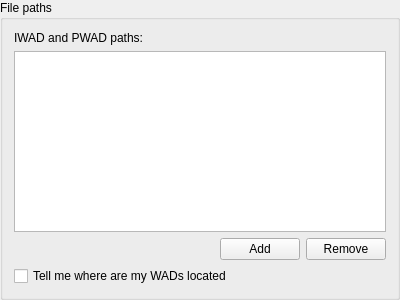
<?xml version="1.0" encoding="UTF-8"?>
<ui version="4.0">
 <class>FilePathsConfigBox</class>
 <widget class="QGroupBox" name="FilePathsConfigBox">
  <property name="geometry">
   <rect>
    <x>0</x>
    <y>0</y>
    <width>400</width>
    <height>300</height>
   </rect>
  </property>
  <property name="windowTitle">
   <string>GroupBox</string>
  </property>
  <property name="locale">
   <locale language="English" country="UnitedStates"/>
  </property>
  <property name="title">
   <string>File paths</string>
  </property>
  <layout class="QVBoxLayout" name="verticalLayout_2">
   <item>
    <widget class="QLabel" name="label">
     <property name="text">
      <string>IWAD and PWAD paths:</string>
     </property>
    </widget>
   </item>
   <item>
    <widget class="QListView" name="lstIwadAndPwadPaths">
     <property name="maximumSize">
      <size>
       <width>16777215</width>
       <height>16777215</height>
      </size>
     </property>
     <property name="selectionMode">
      <enum>QAbstractItemView::ExtendedSelection</enum>
     </property>
    </widget>
   </item>
   <item>
    <layout class="QHBoxLayout" name="horizontalLayout">
     <property name="sizeConstraint">
      <enum>QLayout::SetDefaultConstraint</enum>
     </property>
     <item>
      <spacer name="horizontalSpacer">
       <property name="orientation">
        <enum>Qt::Horizontal</enum>
       </property>
       <property name="sizeHint" stdset="0">
        <size>
         <width>40</width>
         <height>20</height>
        </size>
       </property>
      </spacer>
     </item>
     <item>
      <widget class="QPushButton" name="btnAddWadPath">
       <property name="text">
        <string>Add</string>
       </property>
      </widget>
     </item>
     <item>
      <widget class="QPushButton" name="btnRemoveWadPath">
       <property name="text">
        <string>Remove</string>
       </property>
      </widget>
     </item>
    </layout>
   </item>
   <item>
    <widget class="QCheckBox" name="cbTellMeWhereAreMyWads">
     <property name="toolTip">
      <string>&lt;!DOCTYPE HTML PUBLIC &quot;-//W3C//DTD HTML 4.0//EN&quot; &quot;http://www.w3.org/TR/REC-html40/strict.dtd&quot;&gt;
&lt;html&gt;&lt;head&gt;&lt;meta name=&quot;qrichtext&quot; content=&quot;1&quot; /&gt;&lt;style type=&quot;text/css&quot;&gt;
p, li { white-space: pre-wrap; }
&lt;/style&gt;&lt;/head&gt;&lt;body style=&quot; font-family:'MS Shell Dlg 2'; font-size:8.25pt; font-weight:400; font-style:normal;&quot;&gt;
&lt;p style=&quot; margin-top:0px; margin-bottom:0px; margin-left:0px; margin-right:0px; -qt-block-indent:0; text-indent:0px;&quot;&gt;&lt;span style=&quot; font-size:8pt;&quot;&gt;If selected Doomseeker will attempt to find files used on a particular server if mouse cursor is hovered over the WADS column. This requires hard drive access and search in all directories specified above each time a new tooltip is generated. If it takes too long to create such tooltip you may try disabling this option.&lt;/span&gt;&lt;/p&gt;&lt;/body&gt;&lt;/html&gt;</string>
     </property>
     <property name="text">
      <string>Tell me where are my WADs located</string>
     </property>
    </widget>
   </item>
  </layout>
 </widget>
 <resources/>
 <connections/>
</ui>
